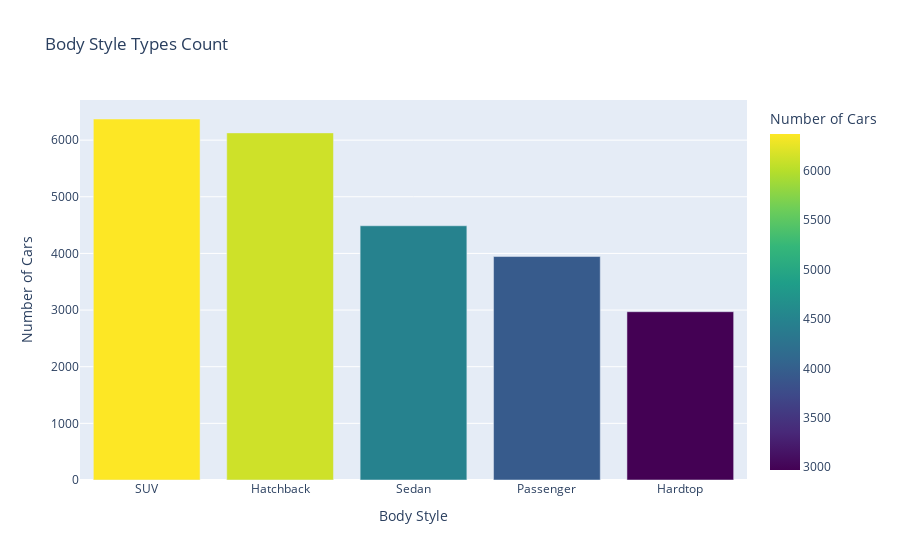

Notebook code cell kept with this figure:
### Code cell
# Create a DataFrame with the Body Style counts
body_style_counts = df['Body Style'].value_counts().reset_index()
body_style_counts.columns = ['Body Style', 'Count']

# Plot the bar chart
fig = px.bar(body_style_counts, x='Body Style', y='Count', title="Body Style Types Count",
            labels={'Body Style': 'Body Style', 'Count': 'Number of Cars'}, 
            color='Count', color_continuous_scale='Viridis')


fig.show()

### Figure 1 — Plotly figure (JSON) as saved in the notebook; plotly's stock layout.template omitted (floating-point values rounded to 4 significant figures)
{"data": [{"alignmentgroup": "True", "hovertemplate": "Body Style=%{x}<br>Number of Cars=%{marker.color}<extra></extra>", "legendgroup": "", "marker": {"color": [6373, 6128, 4488, 3945, 2971], "coloraxis": "coloraxis", "pattern": {"shape": ""}}, "name": "", "offsetgroup": "", "orientation": "v", "showlegend": false, "textposition": "auto", "type": "bar", "x": ["SUV", "Hatchback", "Sedan", "Passenger", "Hardtop"], "xaxis": "x", "y": [6373, 6128, 4488, 3945, 2971], "yaxis": "y"}], "layout": {"barmode": "relative", "coloraxis": {"colorbar": {"title": {"text": "Number of Cars"}}, "colorscale": [[0, "#440154"], [0.1111, "#482878"], [0.2222, "#3e4989"], [0.3333, "#31688e"], [0.4444, "#26828e"], [0.5556, "#1f9e89"], [0.6667, "#35b779"], [0.7778, "#6ece58"], [0.8889, "#b5de2b"], [1, "#fde725"]]}, "legend": {"tracegroupgap": 0}, "title": {"text": "Body Style Types Count"}, "xaxis": {"anchor": "y", "domain": [0, 1], "title": {"text": "Body Style"}}, "yaxis": {"anchor": "x", "domain": [0, 1], "title": {"text": "Number of Cars"}}}}
